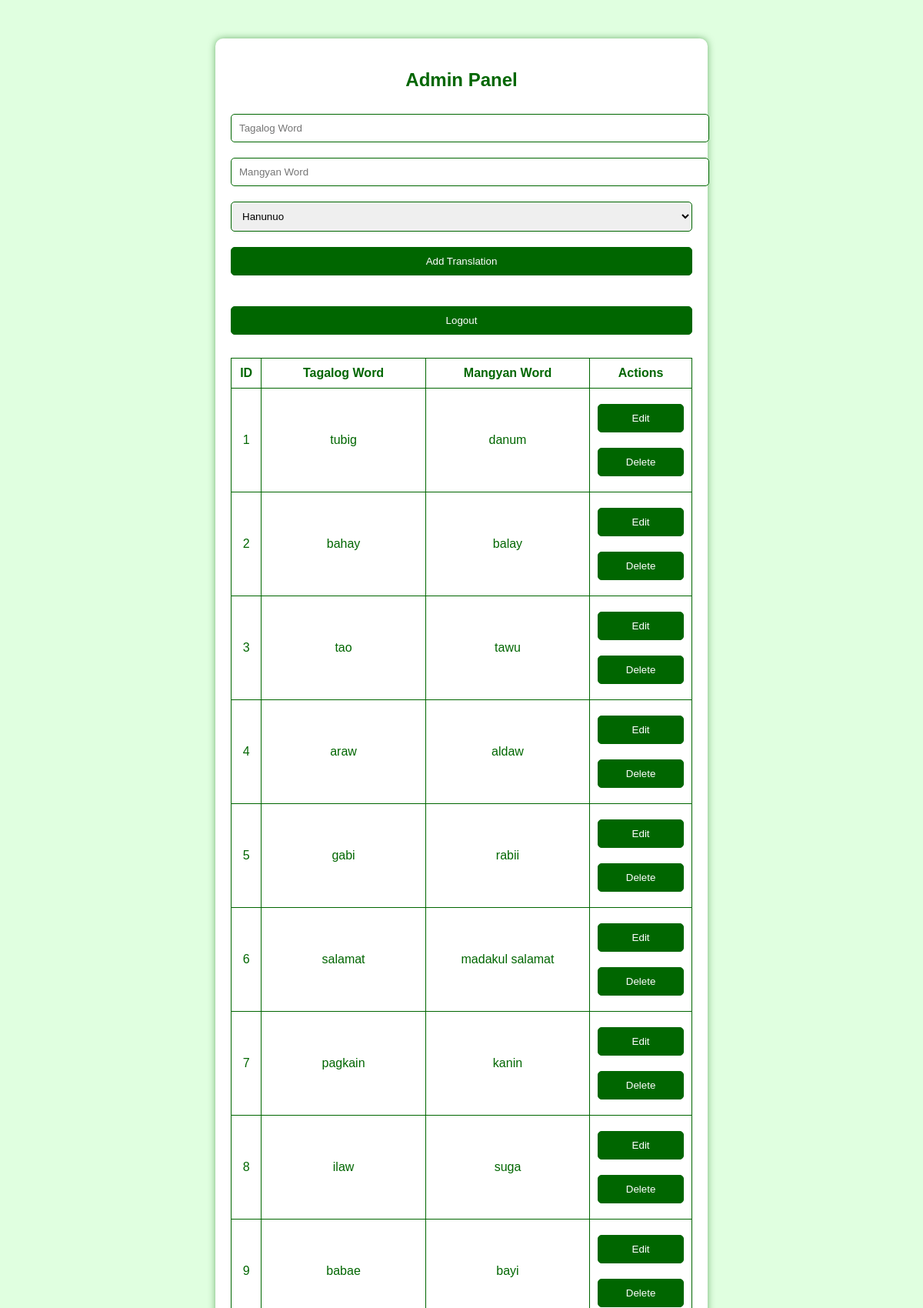
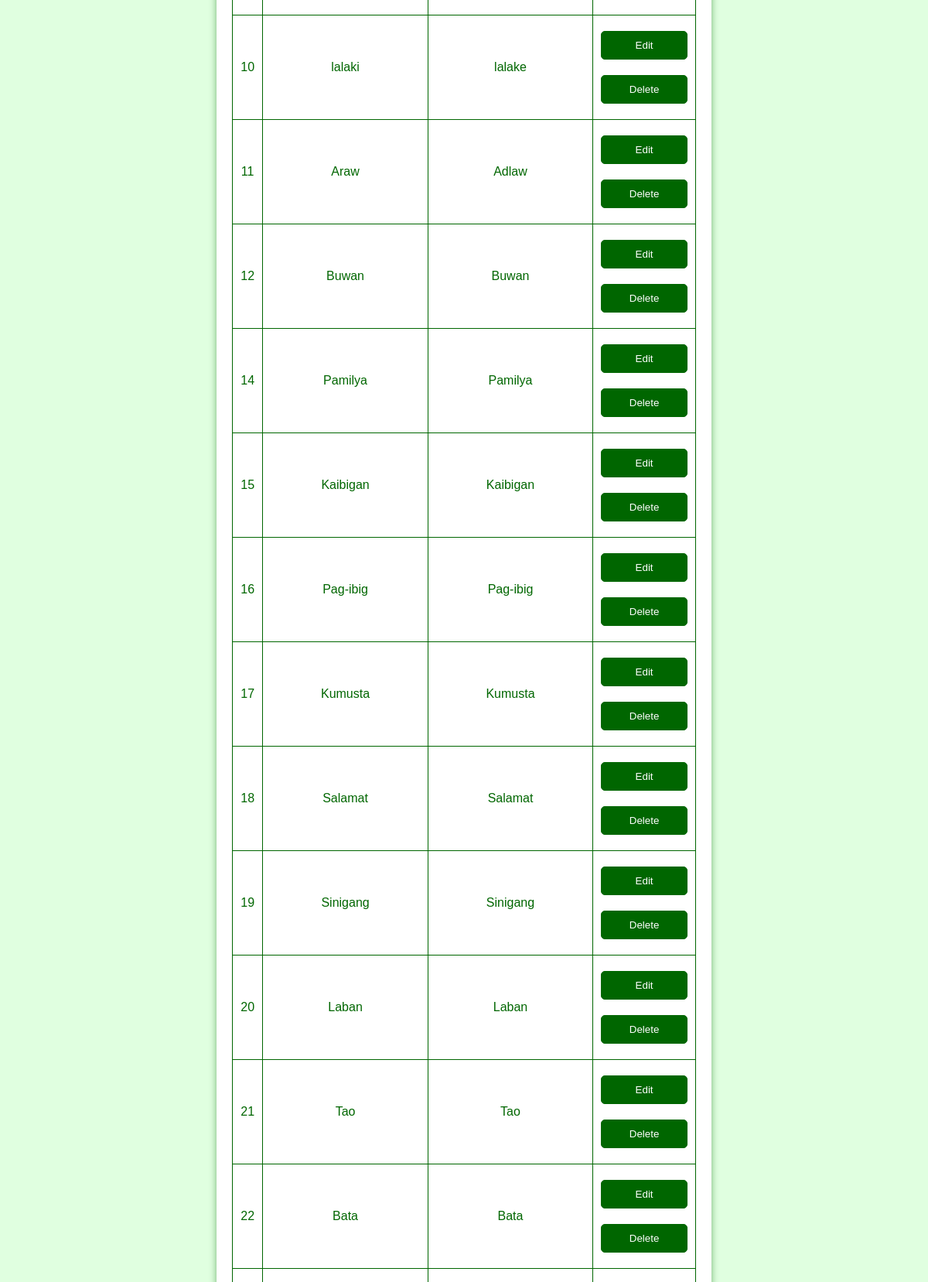
The app's page /admin.php (signed in, upper part) with its own data (2 pictures, top to bottom).
### tables this page shows
CREATE TABLE `translations` (
  `id` int(11) NOT NULL,
  `tagalog_word` varchar(255) NOT NULL,
  `mangyan_word` varchar(255) NOT NULL,
  `dialect` enum('Hanunuo','Buhid','Tawbuid','Iraya') NOT NULL
);

### admin.php (the view, shortened to what this page needs)
<?php
$conn = new mysqli("localhost", "root", "", "mangyan");
$result = $conn->query("SELECT * FROM translations");
?>
<!DOCTYPE html>
<html lang="en">
<head>
</head>
<body>
    <div class="container">
        <h2>Admin Panel</h2>
        <form method="POST">
            <input type="text" name="tagalog_word" placeholder="Tagalog Word" required>
            <input type="text" name="mangyan_word" placeholder="Mangyan Word" required>
            <select name="dialect" required>
                <option value="Hanunuo">Hanunuo</option>
            </select>
            <div class="button-group">
                <button type="submit" name="add"><i class="fas fa-plus-circle"></i> Add Translation</button>
            </div>
        </form>
        <form method="POST" style="margin-top: 20px;">
            <button type="submit" name="logout" class="btn btn-danger"><i class="fas fa-sign-out-alt"></i> Logout</button>
        </form>
        <table>
            <tr>
                <th>ID</th>
                <th>Tagalog Word</th>
                <th>Mangyan Word</th>
                <th>Actions</th>
            </tr>
            <?php while ($row = $result->fetch_assoc()): ?>
                <tr>
                    <td><?php echo $row['id']; ?></td>
                    <td><?php echo $row['tagalog_word']; ?></td>
                    <td><?php echo $row['mangyan_word']; ?></td>
                    <td>
                        <button onclick="openModal('editModal', '<?php echo $row['id']; ?>', '<?php echo $row['tagalog_word']; ?>', '<?php echo $row['mangyan_word']; ?>')">Edit</button>
                        <button onclick="openModal('deleteModal', '<?php echo $row['id']; ?>')">Delete</button>
                    </td>
                </tr>
            <?php endwhile; ?>
        </table>
    </div>
</body>
</html>

### admin.php (style rules this page uses)
body { font-family: Arial, sans-serif; background-color: #e0ffe0; color: #006600; margin: 0; padding: 0; text-align: center; }
.container { width: 50%; margin: 50px auto; background: white; padding: 20px; border-radius: 10px; box-shadow: 0 0 10px rgba(0, 102, 0, 0.5); }
input, select, button { width: 100%; padding: 10px; margin: 10px 0; border: 1px solid #006600; border-radius: 5px; }
button { background: #006600; color: white; cursor: pointer; }
table { width: 100%; border-collapse: collapse; margin-top: 20px; }
table, th, td { border: 1px solid #006600; }
th, td { padding: 10px; text-align: center; }

### records on screen
translations: id "1", tagalog_word "tubig", mangyan_word "danum"
translations: id "2", tagalog_word "bahay", mangyan_word "balay"
translations: id "3", tagalog_word "tao", mangyan_word "tawu"
translations: id "4", tagalog_word "araw", mangyan_word "aldaw"
translations: id "5", tagalog_word "gabi", mangyan_word "rabii"
translations: id "6", tagalog_word "salamat", mangyan_word "madakul salamat"
translations: id "7", tagalog_word "pagkain", mangyan_word "kanin"
translations: id "8", tagalog_word "ilaw", mangyan_word "suga"
translations: id "9", tagalog_word "babae", mangyan_word "bayi"
translations: id "10", tagalog_word "lalaki", mangyan_word "lalake"
translations: id "11", tagalog_word "Araw", mangyan_word "Adlaw"
translations: id "12", tagalog_word "Buwan", mangyan_word "Buwan"
translations: id "14", tagalog_word "Pamilya", mangyan_word "Pamilya"
translations: id "15", tagalog_word "Kaibigan", mangyan_word "Kaibigan"
translations: id "16", tagalog_word "Pag-ibig", mangyan_word "Pag-ibig"
translations: id "17", tagalog_word "Kumusta", mangyan_word "Kumusta"
translations: id "18", tagalog_word "Salamat", mangyan_word "Salamat"
translations: id "19", tagalog_word "Sinigang", mangyan_word "Sinigang"
translations: id "20", tagalog_word "Laban", mangyan_word "Laban"
translations: id "21", tagalog_word "Tao", mangyan_word "Tao"
translations: id "22", tagalog_word "Bata", mangyan_word "Bata"
